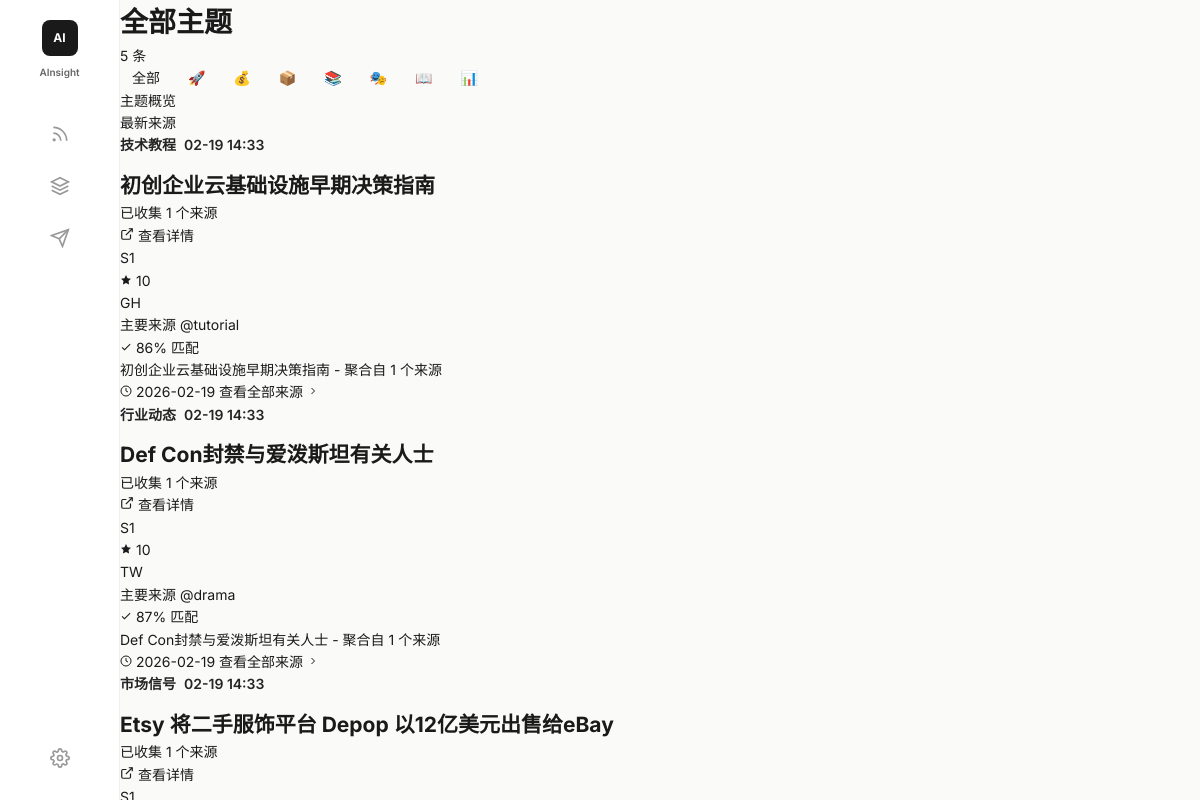
/topics, run on an earlier commit of the app's database.
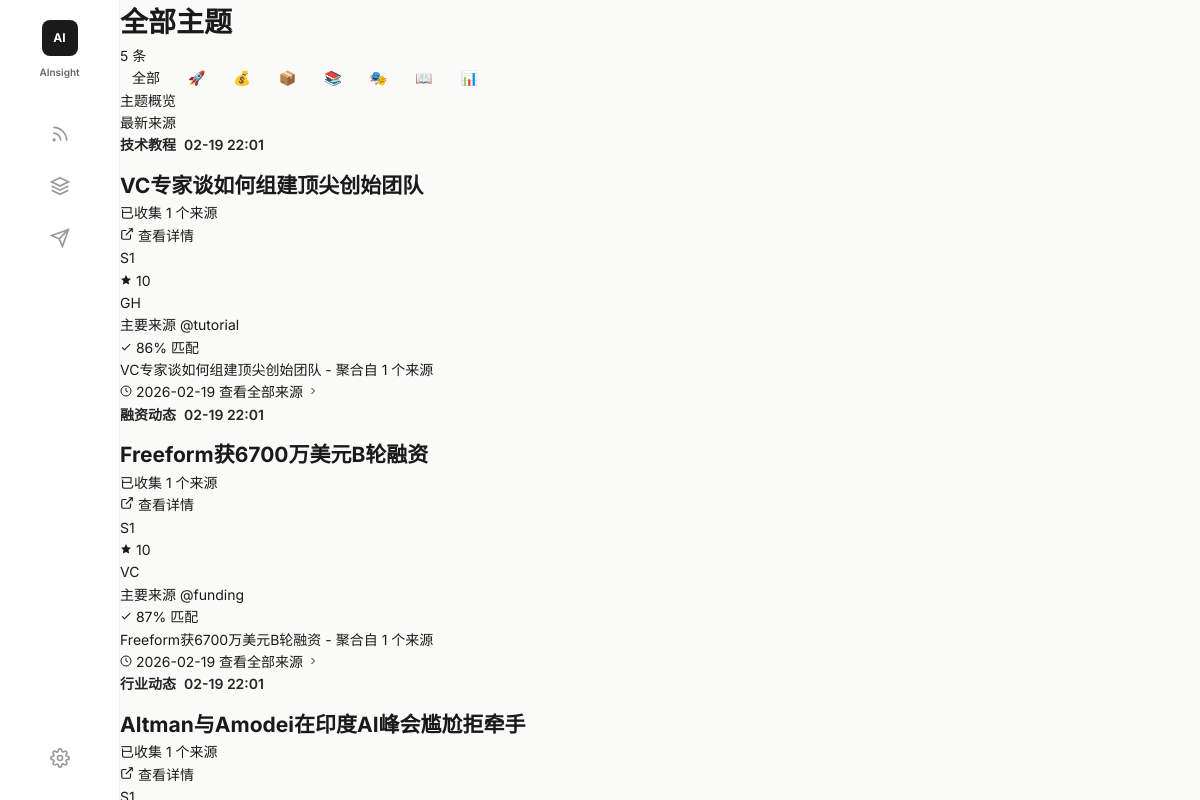
And on a later commit of the database.
### src/database/models.py (models this page shows, shortened)
class Topic(Base):
    __tablename__ = "topics"
    id = Column(Integer, primary_key=True, autoincrement=True)
    title = Column(String(200), nullable=False, comment="主题标题")
    slug = Column(String(100), unique=True, nullable=False, comment="URL 友好标识")
    description = Column(Text, comment="主题描述")
    keywords = Column(Text, comment="关键词，空格分隔")
    category = Column(SQLEnum(IntelCategoryEnum), comment="情报类型")
    tags = Column(JSON, comment="标签列表")
    heat_score = Column(Integer, default=0, comment="热度评分 1-100")
    source_count = Column(Integer, default=0, comment="关联的原始内容数量")
    status = Column(SQLEnum(TopicStatusEnum), default=TopicStatusEnum.ACTIVE, comment="主题状态")
    merged_into_id = Column(Integer, ForeignKey("topics.id"), comment="合并到的主题 ID")
    first_seen_at = Column(DateTime, comment="首次发现时间")
    last_updated_at = Column(DateTime, comment="最后更新时间")
    created_at = Column(DateTime, server_default=func.now())
    raw_contents = relationship("RawContent", back_populates="topic")
    intelligence_package = relationship("IntelligencePackage", back_populates="topic", uselist=False)
    merged_topics = relationship("Topic", backref="merged_into", remote_side=[id])
    __table_args__ = (
        Index("idx_topics_category", "category"),
        Index("idx_topics_status", "status"),
        Index("idx_topics_heat", "heat_score"),
        Index("idx_topics_slug", "slug"),
    )

### src/web/app.py (the view)
@app.get("/topics", response_class=HTMLResponse)
async def topics_page(
    request: Request,
    category: Optional[str] = None,
    page: int = Query(1, ge=1),
):
    limit = 20
    offset = (page - 1) * limit
    cat_enum = None
    if category:
        try:
            cat_enum = IntelCategoryEnum(category)
        except ValueError:
            pass
    topics = await db.get_active_topics(category=cat_enum, limit=limit, offset=offset)
    categories = [
        {"value": "model_release", "label": "模型发布", "emoji": "🚀"},
        {"value": "funding", "label": "融资消息", "emoji": "💰"},
        {"value": "product_launch", "label": "产品发布", "emoji": "📦"},
        {"value": "research", "label": "研究论文", "emoji": "📚"},
        {"value": "drama", "label": "行业八卦", "emoji": "🎭"},
        {"value": "tutorial", "label": "教程分享", "emoji": "📖"},
        {"value": "market_signal", "label": "市场信号", "emoji": "📊"},
    ]
    return templates.TemplateResponse("topics.html", {
        "request": request,
        "topics": topics,
        "categories": categories,
        "current_category": category,
        "page": page,
    })

### src/web/templates/topics.html (shortened to what the changed rows need)
{% extends "base.html" %}
{% block content %}
<header class="top-header">
    <div class="header-left">
        <h1 class="header-title">全部主题</h1>
    </div>
</header>
<div class="split-feed">
    <div class="feed-grid">
        {% if topics %}
        {% for topic in topics %}
        <div class="feed-row">
            <div class="insight-card" data-pair="topic-{{ topic.id }}">
                <div class="insight-header">
                    <span class="insight-category category-{{ topic.category.value if topic.category else 'other' }}">
                        {% if topic.category %}
                            {% if topic.category.value == 'model_release' %}模型发布
                            {% elif topic.category.value == 'funding' %}融资动态
                            {% elif topic.category.value == 'product_launch' %}产品上线
                            {% elif topic.category.value == 'research' %}学术研究
                            {% elif topic.category.value == 'drama' %}行业动态
                            {% elif topic.category.value == 'tutorial' %}技术教程
                            {% elif topic.category.value == 'market_signal' %}市场信号
                            {% else %}资讯{% endif %}
                        {% else %}资讯{% endif %}
                    </span>
                    <span class="insight-time">{{ topic.first_seen_at.strftime('%m-%d %H:%M') if topic.first_seen_at else '今天' }}</span>
                </div>
                <h2 class="insight-title">{{ topic.title }}</h2>
                <div class="insight-summary">
                    <div class="summary-item">
                        <span>已收集 {{ topic.source_count }} 个来源</span>
                    </div>
                </div>
                <div class="insight-footer">
                    <a href="/topic/{{ topic.id }}" class="verify-btn">
                        <svg width="14" height="14" viewBox="0 0 24 24" fill="none" stroke="currentColor" stroke-width="2">
                            <path d="M18 13v6a2 2 0 0 1-2 2H5a2 2 0 0 1-2-2V8a2 2 0 0 1 2-2h6"/>
                            <polyline points="15 3 21 3 21 9"/>
                            <line x1="10" y1="14" x2="21" y2="3"/>
                        </svg>
                        查看详情
                    </a>
                    <div class="kol-cluster">
                        <div class="kol-cluster-avatar">S1</div>
                    </div>
                    <div class="impact-score">
                        <svg width="12" height="12" viewBox="0 0 24 24" fill="currentColor">
                            <path d="M12 2l3.09 6.26L22 9.27l-5 4.87 1.18 6.88L12 17.77l-6.18 3.25L7 14.14 2 9.27l6.91-1.01L12 2z"/>
                        </svg>
                        {{ topic.heat_score }}
                    </div>
                </div>
            </div>
            <div class="evidence-card" data-pair="topic-{{ topic.id }}">
                <div class="evidence-header">
                    <div class="evidence-source">
                        <div class="source-avatar">
                            {% if topic.category %}
                                {% if topic.category.value == 'model_release' %}AI
                                {% elif topic.category.value == 'funding' %}VC
                                {% elif topic.category.value == 'product_launch' %}PR
                                {% elif topic.category.value == 'research' %}RX
                                {% elif topic.category.value == 'drama' %}TW
                                {% elif topic.category.value == 'tutorial' %}GH
                                {% elif topic.category.value == 'market_signal' %}MK
                                {% else %}RS{% endif %}
                            {% else %}RS{% endif %}
                        </div>
                        <div class="source-info">
                            <span class="source-name">主要来源</span>
                            <span class="source-handle">@{{ topic.category.value if topic.category else 'feed' }}</span>
                        </div>
                    </div>
                    <span class="match-badge">
                        <svg width="12" height="12" viewBox="0 0 24 24" fill="currentColor">
                            <path d="M9 16.17L4.83 12l-1.42 1.41L9 19 21 7l-1.41-1.41z"/>
                        </svg>
                        {{ 85 + (loop.index % 15) }}% 匹配
                    </span>
                </div>
                <div class="evidence-content">
                    {% if topic.description %}
                    {{ topic.description[:250] }}{% if topic.description|length > 250 %}...{% endif %}
                    {% else %}
                    {{ topic.title }} - 聚合自 {{ topic.source_count }} 个来源
                    {% endif %}
                </div>
                <div class="evidence-meta">
                    <span class="evidence-time">
                        <svg width="12" height="12" viewBox="0 0 24 24" fill="none" stroke="currentColor" stroke-width="2">
                            <circle cx="12" cy="12" r="10"/>
                            <path d="M12 6v6l4 2"/>
                        </svg>
                        {{ topic.first_seen_at.strftime('%Y-%m-%d') if topic.first_seen_at else '今天' }}
                    </span>
                    <a href="/topic/{{ topic.id }}" class="evidence-link">
                        查看全部来源
                        <svg width="12" height="12" viewBox="0 0 24 24" fill="none" stroke="currentColor" stroke-width="2">
                            <polyline points="9 18 15 12 9 6"/>
                        </svg>
                    </a>
                </div>
            </div>
        </div>
        {% endfor %}
        {% else %}
        <div class="empty-state">
            <div class="empty-icon">📭</div>
            <h3 class="empty-title">暂无主题</h3>
            <p class="empty-text">{% if current_category %}该分类下暂无主题{% else %}运行抓取器开始收集主题{% endif %}</p>
        </div>
        {% endif %}
    </div>
</div>
{% endblock %}

What changed in the data, as far as the page shows it:
changed Topic "tutorial": first_seen_at "02-19 14:33" → "02-19 22:01"; title "初创企业云基础设施早期决策指南" → "VC专家谈如何组建顶尖创始团队"
changed Topic: first_seen_at "02-19 14:33" → "02-19 22:01"; title "Def Con封禁与爱泼斯坦有关人士" → "Freeform获6700万美元B轮融资"; category "drama" → "funding"; category "行业动态 TW" → "融资动态 VC"
changed Topic: first_seen_at "02-19 14:33" → "02-19 22:01"; title "Etsy 将二手服饰平台 Depop 以12亿美元出售给eBay" → "Altman与Amodei在印度AI峰会尴尬拒牵手"; category "市场信号" → "行业动态"
